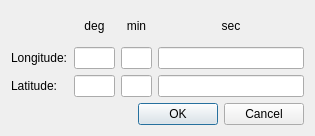
<?xml version="1.0" encoding="UTF-8"?>
<ui version="4.0">
 <class>Dialog</class>
 <widget class="QDialog" name="Dialog">
  <property name="geometry">
   <rect>
    <x>0</x>
    <y>0</y>
    <width>315</width>
    <height>136</height>
   </rect>
  </property>
  <property name="windowTitle">
   <string>Dialog</string>
  </property>
  <layout class="QGridLayout" name="gridLayout_2">
   <item row="0" column="0">
    <layout class="QGridLayout" name="gridLayout">
     <item row="0" column="1">
      <widget class="QLabel" name="label_3">
       <property name="text">
        <string>deg</string>
       </property>
       <property name="alignment">
        <set>Qt::AlignCenter</set>
       </property>
      </widget>
     </item>
     <item row="0" column="2">
      <widget class="QLabel" name="label_4">
       <property name="text">
        <string>min</string>
       </property>
       <property name="alignment">
        <set>Qt::AlignCenter</set>
       </property>
      </widget>
     </item>
     <item row="0" column="3">
      <widget class="QLabel" name="label_5">
       <property name="text">
        <string>sec</string>
       </property>
       <property name="alignment">
        <set>Qt::AlignCenter</set>
       </property>
      </widget>
     </item>
     <item row="1" column="0">
      <widget class="QLabel" name="label">
       <property name="text">
        <string>Longitude:</string>
       </property>
      </widget>
     </item>
     <item row="1" column="1">
      <widget class="QLineEdit" name="lineEdit">
       <property name="minimumSize">
        <size>
         <width>0</width>
         <height>0</height>
        </size>
       </property>
       <property name="maximumSize">
        <size>
         <width>41</width>
         <height>16777215</height>
        </size>
       </property>
       <property name="alignment">
        <set>Qt::AlignRight|Qt::AlignTrailing|Qt::AlignVCenter</set>
       </property>
      </widget>
     </item>
     <item row="1" column="2">
      <widget class="QLineEdit" name="lineEdit_2">
       <property name="minimumSize">
        <size>
         <width>0</width>
         <height>0</height>
        </size>
       </property>
       <property name="maximumSize">
        <size>
         <width>31</width>
         <height>16777215</height>
        </size>
       </property>
       <property name="alignment">
        <set>Qt::AlignRight|Qt::AlignTrailing|Qt::AlignVCenter</set>
       </property>
      </widget>
     </item>
     <item row="1" column="3">
      <widget class="QLineEdit" name="lineEdit_3">
       <property name="minimumSize">
        <size>
         <width>131</width>
         <height>0</height>
        </size>
       </property>
       <property name="alignment">
        <set>Qt::AlignRight|Qt::AlignTrailing|Qt::AlignVCenter</set>
       </property>
      </widget>
     </item>
     <item row="2" column="0">
      <widget class="QLabel" name="label_2">
       <property name="text">
        <string>Latitude:</string>
       </property>
      </widget>
     </item>
     <item row="2" column="1">
      <widget class="QLineEdit" name="lineEdit_4">
       <property name="minimumSize">
        <size>
         <width>0</width>
         <height>0</height>
        </size>
       </property>
       <property name="maximumSize">
        <size>
         <width>41</width>
         <height>16777215</height>
        </size>
       </property>
       <property name="alignment">
        <set>Qt::AlignRight|Qt::AlignTrailing|Qt::AlignVCenter</set>
       </property>
      </widget>
     </item>
     <item row="2" column="2">
      <widget class="QLineEdit" name="lineEdit_5">
       <property name="minimumSize">
        <size>
         <width>0</width>
         <height>0</height>
        </size>
       </property>
       <property name="maximumSize">
        <size>
         <width>31</width>
         <height>16777215</height>
        </size>
       </property>
       <property name="alignment">
        <set>Qt::AlignRight|Qt::AlignTrailing|Qt::AlignVCenter</set>
       </property>
      </widget>
     </item>
     <item row="2" column="3">
      <widget class="QLineEdit" name="lineEdit_6">
       <property name="minimumSize">
        <size>
         <width>131</width>
         <height>0</height>
        </size>
       </property>
       <property name="alignment">
        <set>Qt::AlignRight|Qt::AlignTrailing|Qt::AlignVCenter</set>
       </property>
      </widget>
     </item>
    </layout>
   </item>
   <item row="1" column="0">
    <widget class="QDialogButtonBox" name="buttonBox">
     <property name="orientation">
      <enum>Qt::Horizontal</enum>
     </property>
     <property name="standardButtons">
      <set>QDialogButtonBox::Cancel|QDialogButtonBox::Ok</set>
     </property>
     <property name="centerButtons">
      <bool>false</bool>
     </property>
    </widget>
   </item>
  </layout>
 </widget>
 <resources/>
 <connections>
  <connection>
   <sender>buttonBox</sender>
   <signal>accepted()</signal>
   <receiver>Dialog</receiver>
   <slot>accept()</slot>
   <hints>
    <hint type="sourcelabel">
     <x>248</x>
     <y>254</y>
    </hint>
    <hint type="destinationlabel">
     <x>157</x>
     <y>274</y>
    </hint>
   </hints>
  </connection>
  <connection>
   <sender>buttonBox</sender>
   <signal>rejected()</signal>
   <receiver>Dialog</receiver>
   <slot>reject()</slot>
   <hints>
    <hint type="sourcelabel">
     <x>316</x>
     <y>260</y>
    </hint>
    <hint type="destinationlabel">
     <x>286</x>
     <y>274</y>
    </hint>
   </hints>
  </connection>
 </connections>
</ui>
